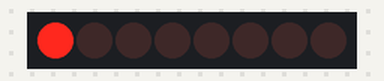
This sketch was run on a simulated Arduino Uno, built with avr-gcc and run on an emulated ATmega328P. Shown: 8 shift-register outputs drawn as a row of LEDs (first output left, lit = HIGH). Wiring (inferred from the names in the program): shift register (74HC595): data pin 11; shift clock pin 12; latch pin 8. Wiring (inferred from the signals the program sends): row of LEDs: on Q0, Q1, Q2, Q3, Q4, Q5, Q6, Q7.

Above: at 0.6 s.
At 5.1 s:
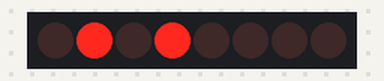
At 10.1 s:
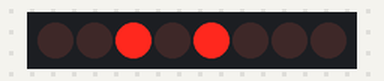
At 20.1 s:
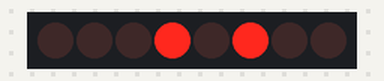
At 30.1 s:
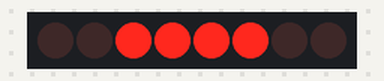
At 39.75 s:
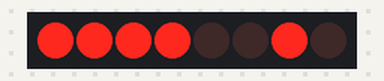
Timing chart, 0 to 40.0 s (numbered marks = the images above):
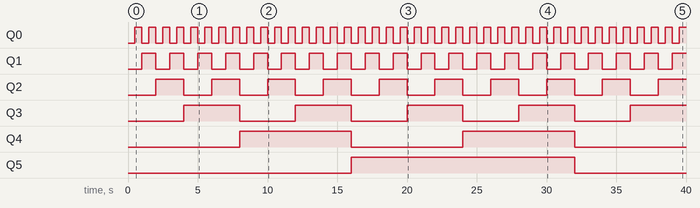

The sketch:

CharliplexingFiddlin.pde
```cpp
//**************************************************************//
//  Name    : shiftOutCode, Hello World
//  Author  : Carlyn Maw,Tom Igoe, David A. Mellis
//  Date    : 25 Oct, 2006
//  Modified: 23 Mar 2010
//  Version : 2.0
//  Notes   : Code for using a 74HC595 Shift Register           //
//          : to count from 0 to 255
//****************************************************************

//Pin connected to ST_CP of 74HC595
int latchPin = 8;
//Pin connected to SH_CP of 74HC595
int clockPin = 12;
////Pin connected to DS of 74HC595
int dataPin = 11;


void setup() {
  //set pins to output so you can control the shift register
  pinMode(latchPin, OUTPUT);
  pinMode(clockPin, OUTPUT);
  pinMode(dataPin, OUTPUT);
}

void loop() {
  // count from 0 to 255 and display the number
  // on the LEDs
  for (int numberToDisplay = 0; numberToDisplay < 256; numberToDisplay++) {
    // take the latchPin low so
    // the LEDs don't change while you're sending in bits:
    digitalWrite(latchPin, LOW);
    // shift out the bits:
    shiftOut(dataPin, clockPin, MSBFIRST, numberToDisplay);

    //take the latch pin high so the LEDs will light up:
    digitalWrite(latchPin, HIGH);
    // pause before next value:
    delay(500);
  }
}
```

Measured:
- by itself, Q0: alternates HIGH for 0.50 s and LOW for 0.50 s
- by itself, Q1: alternates HIGH for 1.0 s and LOW for 1.0 s
- by itself, Q2: alternates HIGH for 2.0 s and LOW for 2.0 s
- by itself, Q3: alternates HIGH for 4.0 s and LOW for 4.0 s
- by itself, Q4: alternates HIGH for 8.0 s and LOW for 8.0 s
- by itself, Q5: LOW → HIGH at 16.0 s, → LOW 16.0 s later
